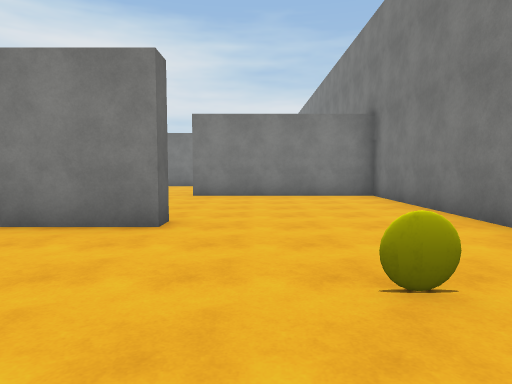
[1] (above)

24 first-person views from a walk through a scene from a Unity 3-D project. The camera is 1.5 m above the floor, tilts 4° down and sees 75° across. The floor is counted in squares, 2 m on a side. Each view is taken from the middle of a square. On the plan, view 1 faces up. The plan holds only what a view shows up to about 11 squares ahead; the rest is blank. The place goes on beyond the plan. The player character is not drawn. Surface patterns are stand-ins for the level's own textures.

[2]
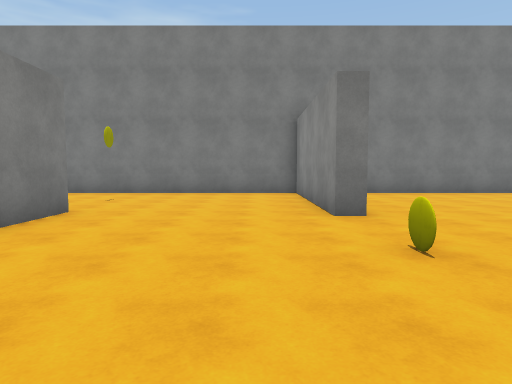

[3]
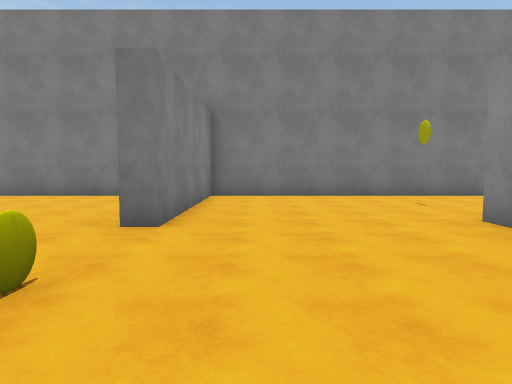

[4]
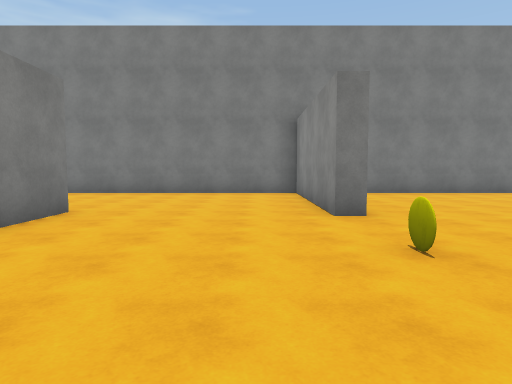

[5]
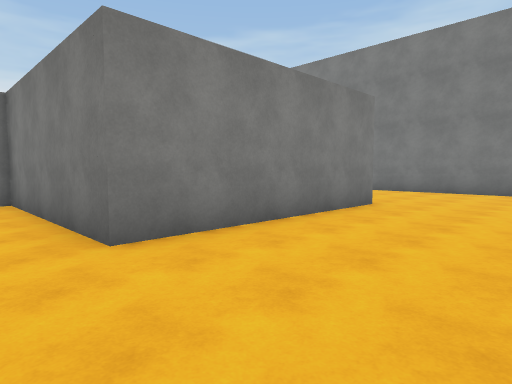

[6]
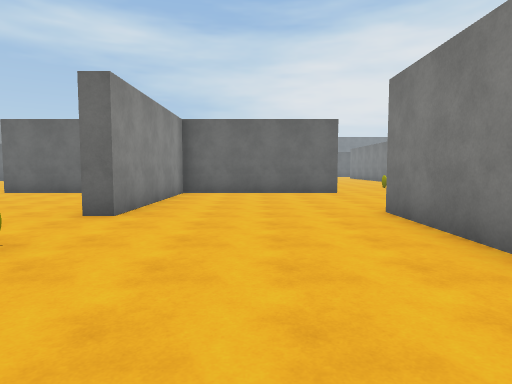

[7]
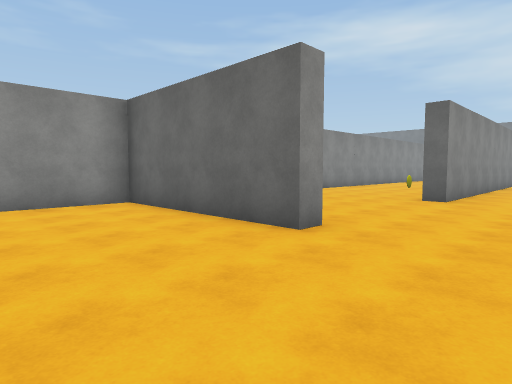

[8]
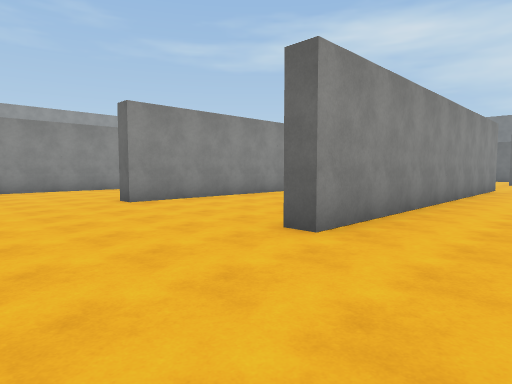

[9]
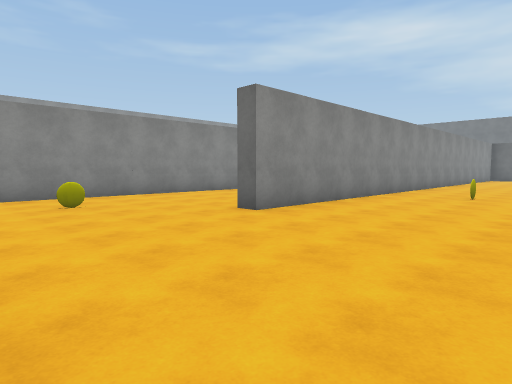

[10]
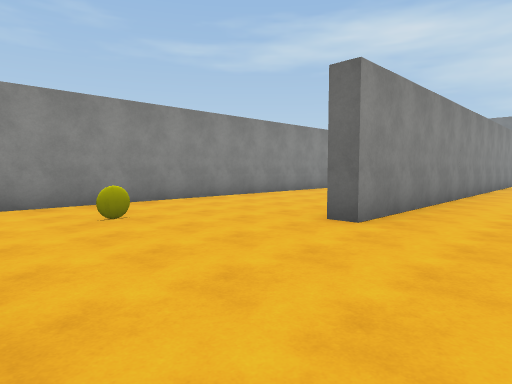

[11]
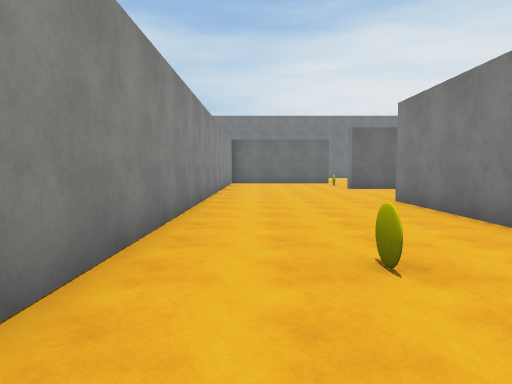

[12]
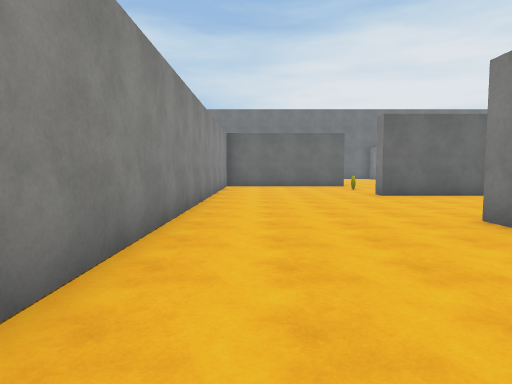

[13]
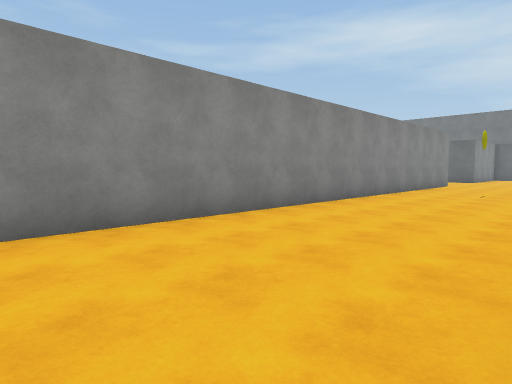

[14]
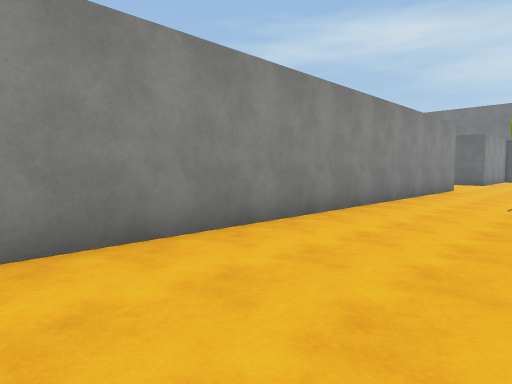

[15]
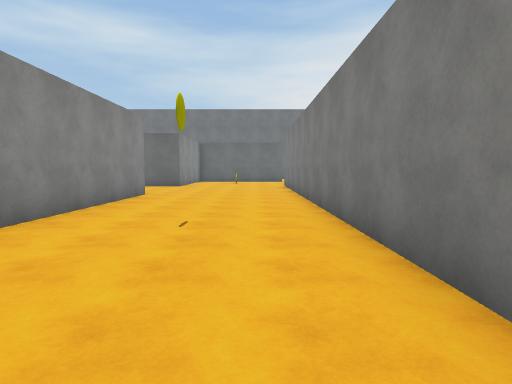

[16]
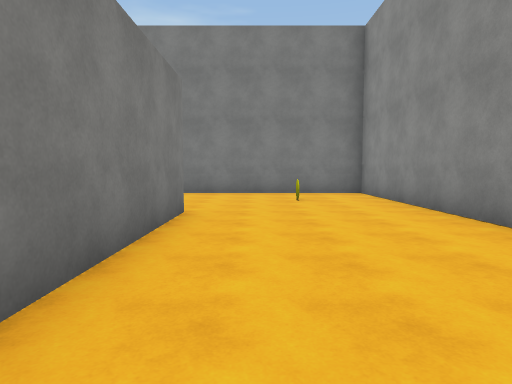

[17]
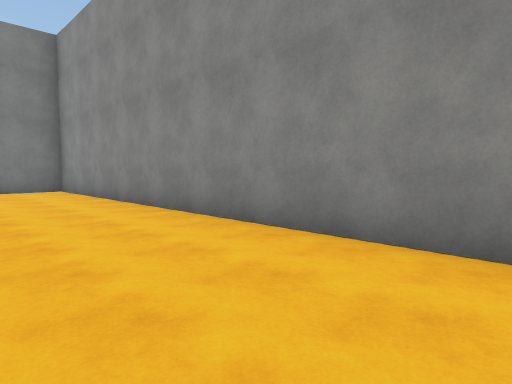

[18]
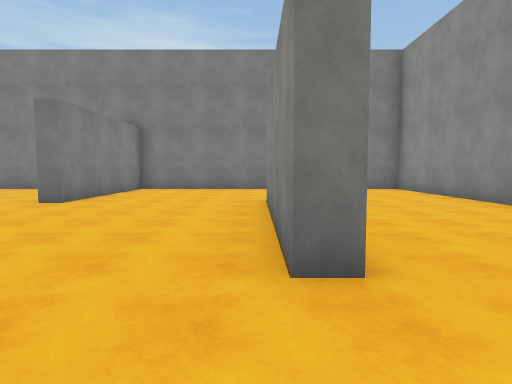

[19]
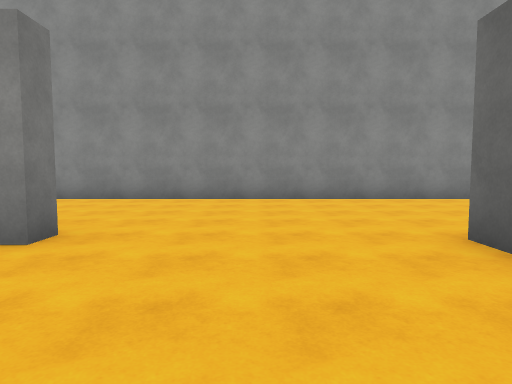

[20]
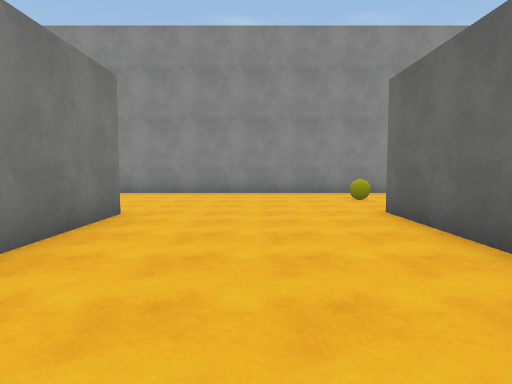

[21]
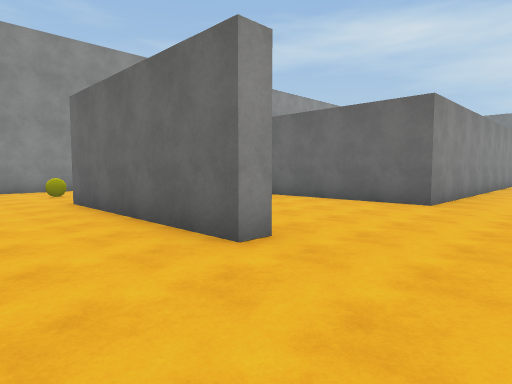

[22]
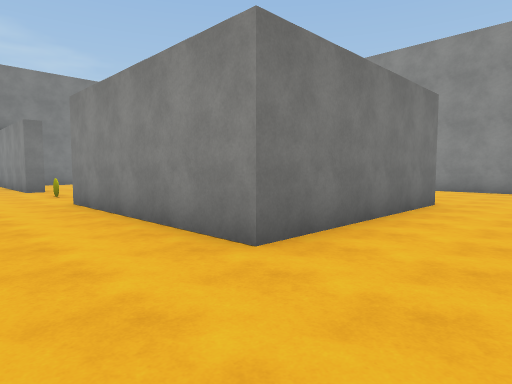

[23]
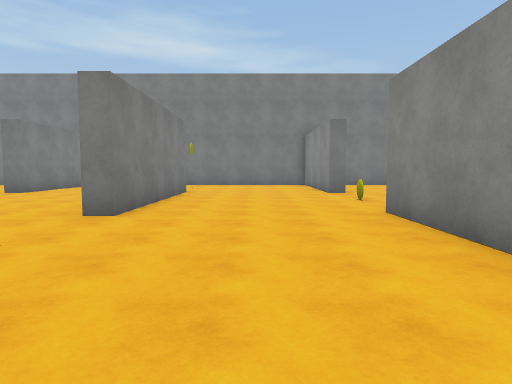

[24]
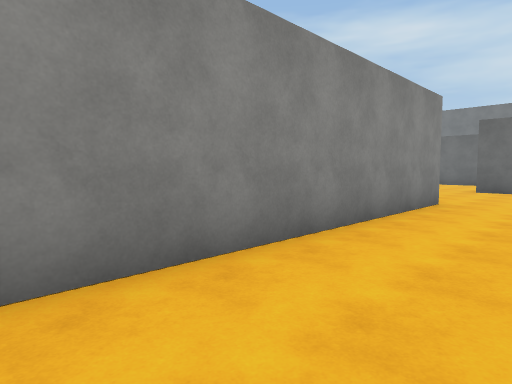

### Floor plan
Points are (right, up) in squares from view 1. A wall is a line through its corners. A room is listed if a view was taken in it or the views show most of it. See-through windows are left out.
Room 1 (views 1, 2, 3, 4, 5, 6, 7, 8, 9, 10, 11, 12, 13, 14, 15, 16, 17, 18, 19, 20, 21, 22, 23, 24)
walls: (-16.8, 9.5) (-16.3, 9.5) (-16.3, 4.2); (-11.3, 16.8) (-11.3, 14.2); (-11.3, 5.1) (-11.3, 4.5); (-11.8, 4.4) (-11.8, 9.7) (-6.2, 9.7); (-23.5, 19.3) (-33, 19.3); (-11.8, 24.5) (-11.3, 24.5) (-11.3, 19.8) (-6.2, 19.8) (-6.2, 19.2); (-6.7, 4.1) (-6.7, 4.7) (-1.5, 4.7); (-27.4, 9.7) (-21.3, 9.7) (-21.3, 5.4); (-1.9, 14.8) (-1.2, 14.8); (-18.1, -0.3) (3.3, -0.3) (3.3, 9.2) (-1.8, 9.2) (-1.8, 9.7) (3.3, 9.7) (3.3, 19.3) (-1.8, 19.3) (-1.8, 19.8) (3.3, 19.8) (3.3, 26.9); (-1.2, 14.2) (-6.7, 14.2) (-6.7, 14.8); (-23.1, 24.3) (-26.8, 24.3); (-1.2, 4.8) (-1.2, 4.2) (-5.5, 4.2); (-26.8, 24.8) (-16.3, 24.8) (-16.3, 24.2); (-31.8, 14.8) (-12.9, 14.8); (-1.2, 24.3) (-6.7, 24.3) (-6.7, 27.5); (-32.9, 19.8) (-16.3, 19.8) (-16.3, 19.2); (-31.3, 27.4) (-31.3, 24.5) (-31.8, 24.5)

Where each view was taken, in squares from view 1:
view 1: 0 up, 0 right, facing up
view 2: 11 up, 7 left, facing right
view 3: 18 up, 6 left, facing right
view 4: 21 up, 7 left, facing right
view 5: 21 up, 8 left, facing up-right
view 6: 22 up, 1 left, facing left
view 7: 27 up, 8 left, facing down-left
view 8: 27 up, 13 left, facing down-left
view 9: 24 up, 12 left, facing down-left
view 10: 22 up, 12 left, facing down-left
view 11: 21 up, 19 left, facing left
view 12: 21 up, 22 left, facing left
view 13: 19 up, 16 left, facing down-left
view 14: 18 up, 19 left, facing down-left
view 15: 18 up, 22 left, facing left
view 16: 3 up, 7 left, facing right
view 17: 3 up, 9 left, facing down-right
view 18: 5 up, 9 left, facing right
view 19: 8 up, 9 left, facing down
view 20: 10 up, 14 left, facing down
view 21: 12 up, 14 left, facing down-left
view 22: 12 up, 14 left, facing down-right
view 23: 12 up, 12 left, facing right
view 24: 27 up, 19 left, facing down-left
